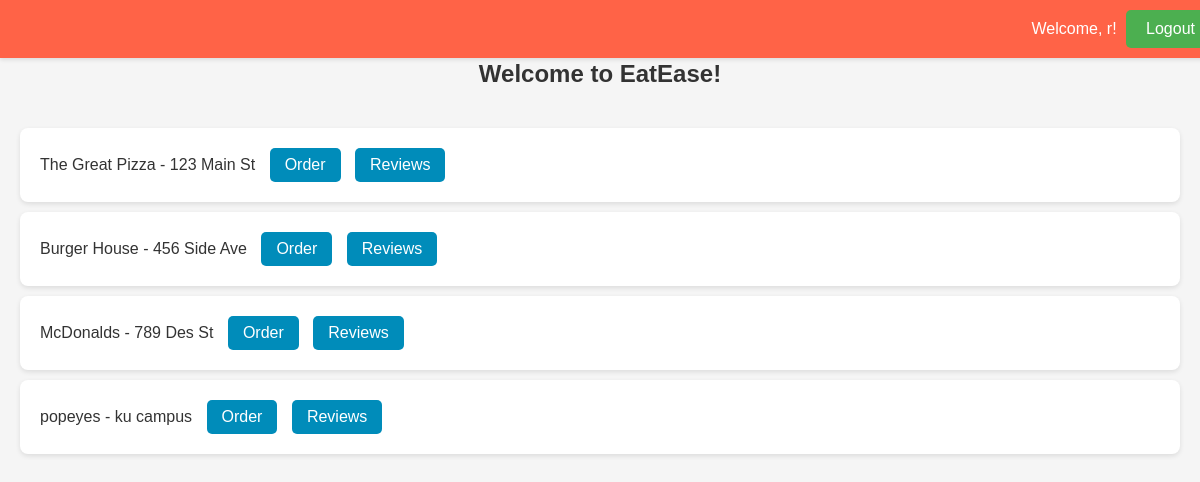
The page / (signed in) on the database its author committed.
### tables this page shows
CREATE TABLE restaurants (
    rest_id INTEGER PRIMARY KEY AUTOINCREMENT,
    name TEXT NOT NULL,
    location TEXT NOT NULL,
    owner INTEGER
);

### app.py (the view)
@app.route('/')
def home():
    conn = get_db_connection()
    cur = conn.cursor()
    cur.execute('SELECT rest_id, name, location FROM restaurants')
    restaurants = cur.fetchall()
    conn.close()
    return render_template('land.html',restaurants=[dict(row) for row in restaurants])

### app.py (called while the page is built)
def get_db_connection():
    conn = sqlite3.connect('eatease.db')
    conn.row_factory = sqlite3.Row
    return conn

@app.before_request
def handle_session_clearing():
    global session_cleared
    if not session_cleared:
        session.clear()
        session_cleared = True

### templates/land.html (shortened to what this page needs)
<!DOCTYPE html>
<html lang="en">
<head>
</head>
<body>
    <div class="header">
        {% if session.get('logged_in') %}
            <p>Welcome, {{ session.get('username') }}!</p>
            <a href="/logout"><button class="signup-login_btn">Logout</button></a>
        {% else %}
            <a href="/signup"><button class="signup-login_btn">Sign Up</button></a>
            <a href="/login"><button class="signup-login_btn">Login</button></a>
        {% endif %}
    </div>
    <h1>Welcome to EatEase!</h1>
    <ul>
        {% for restaurant in restaurants %}
        <li>
            {{ restaurant.name }} - {{ restaurant.location }}
            {% if session.get('logged_in') %}
                {% if session.get('user_role') == 1 %}
                    <a href="/customer_menu/{{ restaurant.rest_id }}" class="btn">Order</a>
                    <a href="/view_reviews/{{ restaurant.rest_id }}" class="btn">Reviews</a>
                {% elif session.get('user_role') == 2 %}
                    <a href="/manage/{{ restaurant.rest_id }}" class="btn">Manage Menu</a>
                {% endif %}
            {% else %}
                <a href="/restaurant/{{ restaurant.rest_id }}" class="btn">View Details</a>
            {% endif %}
        </li>
        {% endfor %}
    </ul>
</body>
</html>

### templates/land.html (style rules this page uses)
body, h1, ul, li { margin: 0; padding: 0; }
body { font-family: 'Arial', sans-serif; background-color: #f5f5f5; padding-top: 60px; color: #333; }
.header { background-color: #ff6347; padding: 10px 20px; text-align: right; position: fixed; width: 100%; top: 0; left: 0; box-shadow: 0 2px 4px rgba(0,0,0,0.1); }
.header p { color: white; display: inline; }
.signup-login_btn { font-size: 16px; padding: 10px 20px; margin: 0 5px; background-color: #4CAF50; color: white; border: none; border-radius: 5px; cursor: pointer; }
h1 { text-align: center; color: #333; margin-bottom: 20px; font-size: 24px; }
ul { list-style-type: none; padding: 20px; }
li { background-color: white; margin-bottom: 10px; padding: 20px; border-radius: 8px; box-shadow: 0 2px 5px rgba(0,0,0,0.1); }
.btn { padding: 8px 15px; margin-left: 10px; background-color: #008cba; color: white; text-decoration: none; border-radius: 5px; display: inline-block; cursor: pointer; }

### rows shown on the page
restaurants: name "The Great Pizza", location "123 Main St"
restaurants: name "Burger House", location "456 Side Ave"
restaurants: name "McDonalds", location "789 Des St"
restaurants: name "popeyes", location "ku campus"

### other values the page prints
{{ session.get('username') }} "r"
